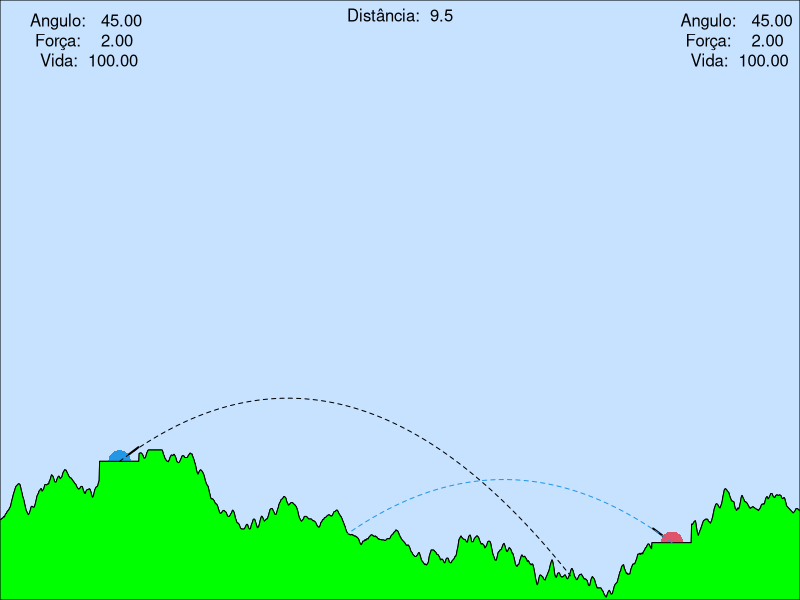

The R script that drew this image:
# Criado por Rodrigo Coster - 2010
# www.dadosaleatorios.com.br

tank <- function(x) {
 desenha <- function(ang1,ang2,t) {
  ang1 <- ang1
  ang2 <- ang2
  par(mar=rep(0,4),xaxs='i',yaxs='i')
  plot(seq(0,t,by=0.01),mapa,type='n',ylim=c(0,t))
  xplot <- seq(0,t,by=0.01)
  polygon(c(xplot,t,0),c(mapa,t,t),col='slategray1')
  segments(p1,y1,sin(ang1/180*pi)*(t/30)+p1,cos(ang1/180*pi)*(t/30)+y1,lwd=2)
  segments(p2,y2,-sin(ang2/180*pi)*(t/30)+p2,cos(ang2/180*pi)*(t/30)+y2,lwd=2)
  points(p1,y1,pch=16,cex=3,col=4)
  points(p2,y2,pch=16,cex=3,col=2)
  polygon(c(xplot,t,0),c(mapa,0,0),col="green1")
  legend('topleft',paste(formatC(c('Angulo:','Força:','Vida:')),formatC(c(ang1,f1,v1),digits=2,width=7,format='f')),bty='n')
  legend('topright',paste(formatC(c('Angulo:','Força:','Vida:')),formatC(c(ang2,f2,v2),digits=2,width=7,format='f')),bty='n')
  text(t/2,t-.5,paste('Distância: ',round(t1,2)))
  if (v2 < 0) { text(10,10,'Você ganhou! \\o/',cex=3) ; stop('Fim de jogo') }
  if (v1 < 0) { text(10,10,'Você perdeu! <o>',cex=3) ; stop('Fim de jogo') }
 }
 atira <- function(p,ang,forc,t,...) {
  ang1 <- (ifelse(p == 2,ang-90,90-ang))/180*pi
  x <- ifelse(p == 1,p1,p2)
  a <- -(tan(ang1)/forc) ^2*(t1/20)
  b <- (tan(ang1)-2*a*x)
  c <- -(a*x^2 + b*x)
  x <- if (p == 1) seq(p1,t,.01) else seq(p2,.01,-.01)
  yt <- a * x^2 + b*x + c + ifelse(p == 1,y1,y2)
  y <- rep(NA,length(yt))
  if (sum(yt < mapa[x*100]) > 1) { y[1:(which(yt < mapa[x*100])[2])] <- yt[1:(which(yt < mapa[x*100])[2])] }
  else { y <- yt }
  check <- ifelse(p == 1,(p2-p1-.39)*100,(p2-p1-.39)*100)
  if (!is.na(y[check])) {
   pi <- if (p == 1) p2 else p1
   pi <- pi + c(.39,-.39)
   alv <- a * pi^2 + b*pi + c + ifelse(p == 1,y1-y2,y2-y1)
   if (any(alv < 0) && any(alv > 0)) {
    pi <- if (p == 1) p2 else p1
    d <- dnorm((a * pi^2 + b*pi + c + ifelse(p == 1,y1-y2,y2-y1))*10)
    if (p == 1) { v2 <<- v2-d*100 }
    if (p == 2) { v1 <<- v1-d*100 }
   }
  }
  lines(x,y,lty=2,...)
  return(invisible(cbind(x,y)))
 }
 tecla <- function(bot) {
  if (bot %in% c('Left','Right')) { ang1 <<- min(max(ang1 + ifelse(bot == 'Left',-.25,+.25),0),90) }
  if (bot %in% c('Up','Down')) { f1 <<- max(f1 + ifelse(bot == 'Up',.05,-.05),0) }
  if (bot == ' ') { atira(1,ang1,f1,t,col=1) ; Sys.sleep(1) ; desenha(ang1,ang2,t) ; joga() }
  desenha(ang1,ang2,t)
  return()
 }
 joga <- function() {
  if (n == 1) {
   m <- mapa[(p1*100+1):(p2*100-1)]
   a2 <- atan((m-y1)/seq(.01,p2-p1-.01,.01))
   a1 <- atan((m-y2)/seq(p2-p1-.01,.01,-.01))
   ang2 <<- max(min(70-max(a1,a2)*180/pi,70),20)
   f2 <<- (p2-p1)*t1/70
  }
  else {
   f2 <<- f2t
  }
  desenha(ang1,ang2,t)
  o <- atira(2,ang2,f2,t)
  fv <<- rbind(fv,c(f2,ifelse(is.na(o[(nrow(o) - p1*100),2]),1,2)))
  if ((any(fv[,2] == 1)) && (any(fv[,2] == 2))) {
   f2t <<- mean(c(max(fv[fv[,2] == 1,1]),min(fv[fv[,2] == 2,1])))
  }
  else {
   if (is.na(o[(nrow(o) - p1*100),2])) {
    f2t <<- f2*1.20*(t1/80+1)
    ln <<- n
   }
   else {
    f2t <<- f2*.8
   }
  }
  f3t <<- f2t
  Sys.sleep(1) 
  desenha(ang1,ang2,t)
  n <<- n+1
 }
 ln <<- vector()
 f2t <- 0
 fv <- vector()
 f1 <- 2
 f2 <- 2
 v1 <- 100
 v2 <- 100
 ang1 <- 45
 ang2 <- 45
 t1 <- round(runif(1,5,20),2)
 t <- 20
 p1 <- round(runif(1,.05,.2)*t,2)
 p2 <- round(runif(1,.80,.95)*t,2)
 mapa <- filter(cumsum(sample(c(.25,.1,0,-.1,-.25),t*100+7,rep=T,prob=c(1,5,20,5,1))),rep(1,7)/7)
 mapa <- mapa[!is.na(mapa)]
 mapa <- mapa - min(mapa) + .1
 mapa[mapa > 5] <- 5
 mapa[seq(p1*100-49,p1*100+49)] <- mean(mapa[seq(p1*100-49,p1*100+49)])
 mapa[seq(p2*100-49,p2*100+49)] <- mean(mapa[seq(p2*100-49,p2*100+49)])
 y1 <- mapa[p1*100]
 y2 <- mapa[p2*100]
 desenha(ang1,ang2,t)
 n <- 1
 getGraphicsEvent('Tanks',onKeybd=tecla)
 atira(1,ang1,2,t,col=1)
 Sys.sleep(.5)
 atira(2,ang2,2,t,col=4)
 Sys.sleep(.5)
}
tank()
